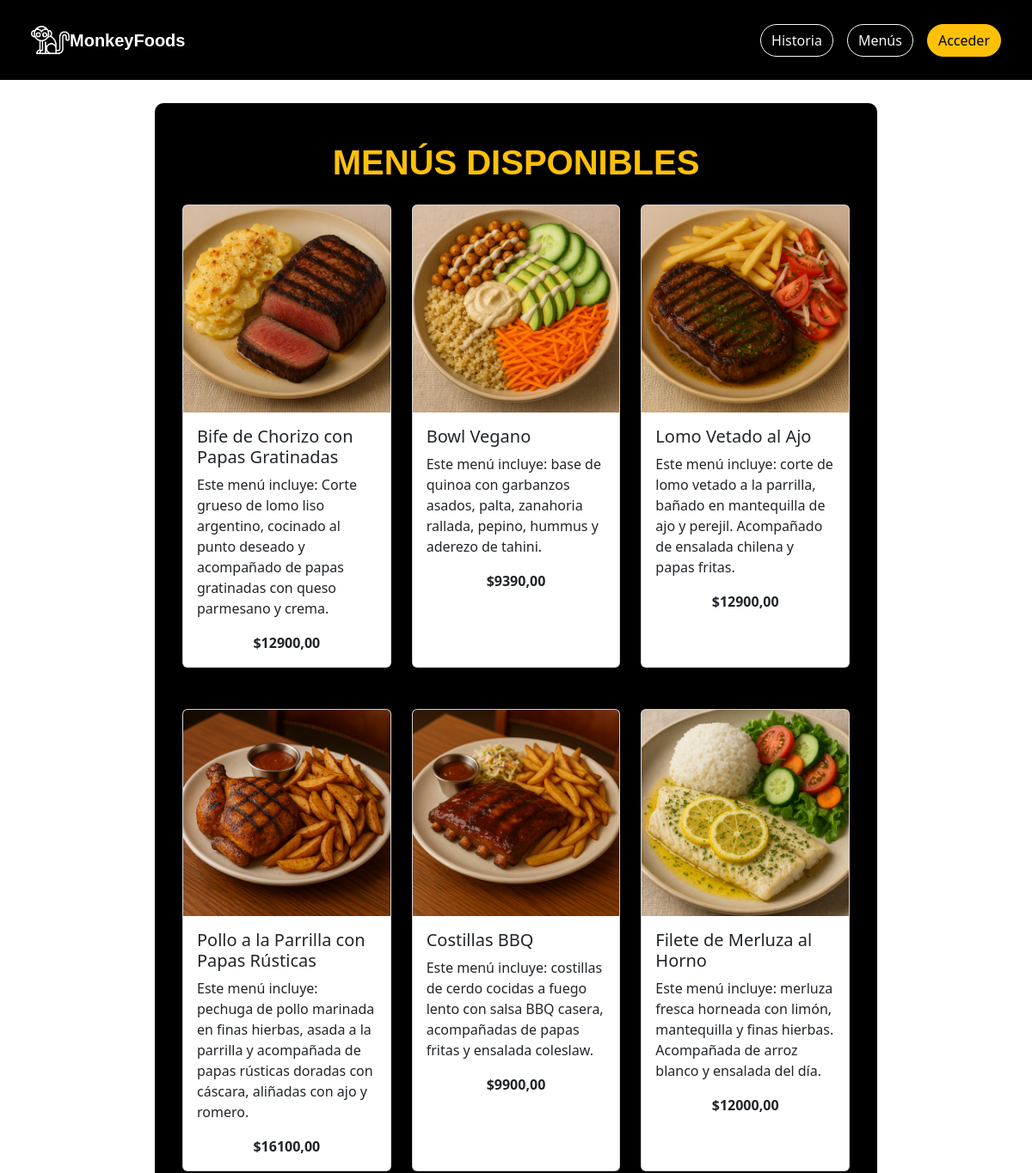
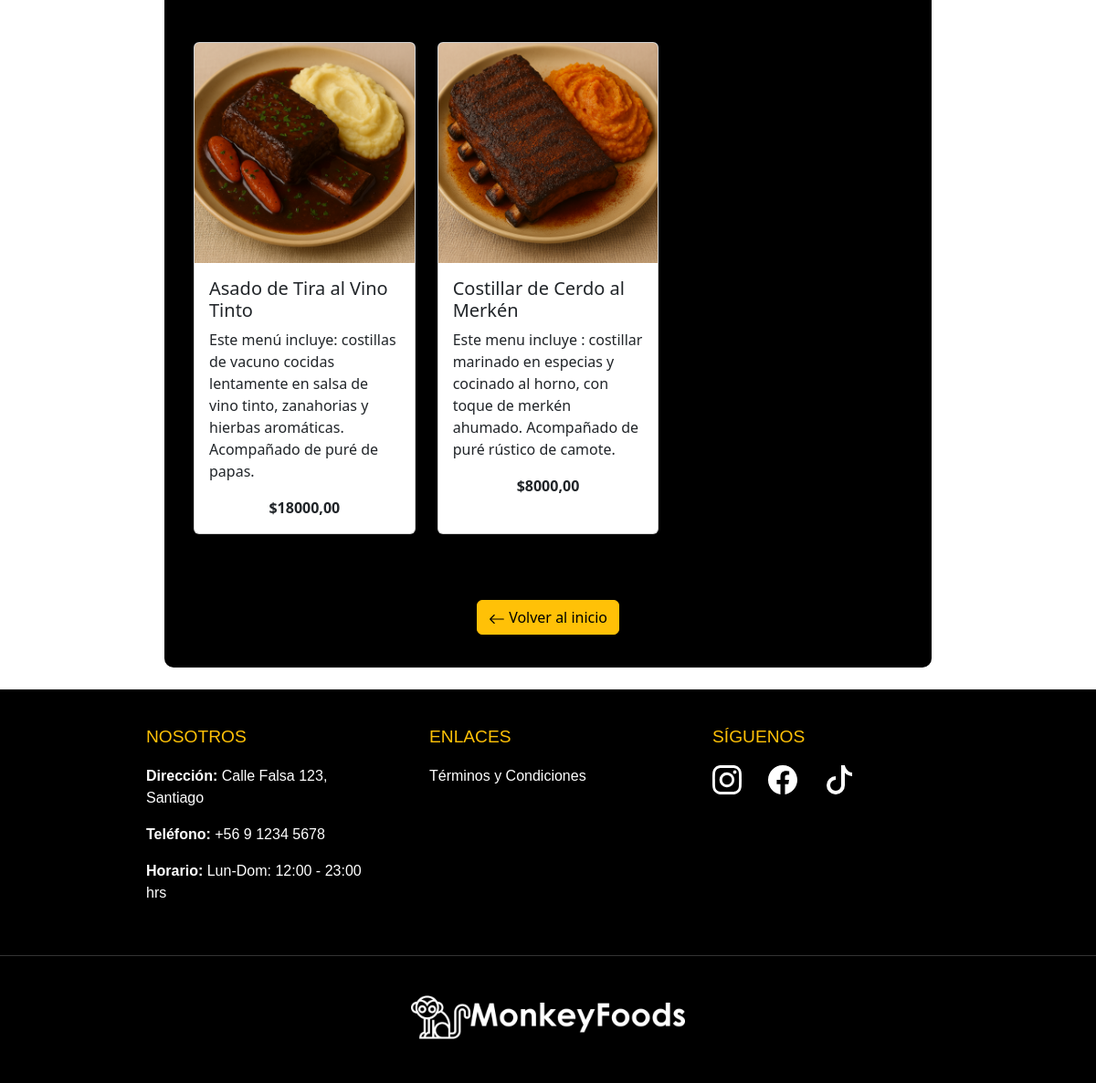
The page /menus/ on the database its author committed (2 pictures, top to bottom).
### apps/menus/models.py (models this page shows, shortened)
class Menu(models.Model):
    nombre = models.CharField(max_length=100)
    descripcion = models.TextField()
    precio = models.DecimalField(max_digits=8, decimal_places=2)
    imagen = models.ImageField(upload_to='imagenes_menus/', blank=True, null=True)
    activo = models.BooleanField(default=True)  # <-- Nuevo campo para activar/desactivar menú

### apps/menus/views.py (the view)
# urls.py: path('', views.menus, name='menus'),
def menus(request):
    if request.user.is_authenticated:
        if request.user.rol in [3, 4]:  # Admins y staff ven todo
            lista_menus = Menu.objects.all()
        else:
            lista_menus = Menu.objects.filter(activo=True)
    else:
        lista_menus = Menu.objects.filter(activo=True)
    context = {'menus': lista_menus}
    return render(request, 'menus/menus.html', context)

### apps/menus/templates/menus/menus.html (shortened to what this page needs)
{% load static %}
<!DOCTYPE html>
<html lang="es">
<head>
    <link href="https://cdn.jsdelivr.net/npm/bootstrap@5.3.3/dist/css/bootstrap.min.css" rel="stylesheet"
>
    <link rel="stylesheet" href="https://cdn.jsdelivr.net/npm/bootstrap-icons@1.11.3/font/bootstrap-icons.min.css">
    <link rel="stylesheet" href="{% static 'menus/css/styles.css' %}">
</head>
<body class="body-fondo">
    <nav class="navbar navbar-expand-lg bg-body-primary navbar-settings p-4">
        <div class="container-fluid">
            <a href="{% url 'index' %}">
                <img style="width: 45px; height: 45px;" src="{% static 'home/img/mono-blanco.png' %}" alt="marca">
                <a class="navbar-brand marca" href="{% url 'index' %}">MonkeyFoods</a>
            </a>
            <div class="collapse navbar-collapse" id="navbarSupportedContent">
                {% if request.user.is_authenticated %}
                <form class="d-flex gap-4" role="search">
                    <a href="{% url 'historia' %}">
                        <button class="btn btn-outline-light history" type="button">Historia</button>
                    </a>
                    {% if request.user.rol == 3 or request.user.rol == 4 %}
                    <a href="{% url 'agregar_menu' %}">
                        <button class="btn btn-outline-danger history" type="button">Agregar menú</button>
                    </a>
                    {% else %}
                    <a href="{% url 'menus' %}">
                        <button class="btn btn-outline-light history" type="button">Menús</button>
                    </a>
                    {% endif %}
                    {% if request.user.rol == 4 %}
                    <a href="{% url 'crear_empleado' %}">
                        <button class="btn btn-outline-danger history" type="button">Crear empleado</button>
                    </a>
                    {% endif %}
                    <div class="nav-item dropdown dropdown-perfil me-2">
                        <a class="nav-link dropdown-toggle" href="#" role="button" data-bs-toggle="dropdown">
                            {% if user.foto_perfil %}
                            <img src="{{ user.foto_perfil.url }}" alt="Foto de perfil" style="border-radius: 50%; border: 1px solid #ffc107;" width="36" height="36">
                            {% else %}
                            <svg xmlns="http://www.w3.org/2000/svg" style="color: #ffc107" width="36" height="36"
                                fill="currentColor" class="bi bi-person-circle" viewBox="0 0 16 16">
                                <path d="M11 6a3 3 0 1 1-6 0 3 3 0 0 1 6 0" />
                                <path fill-rule="evenodd"
                                    d="M0 8a8 8 0 1 1 16 0A8 8 0 0 1 0 8m8-7a7 7 0 0 0-5.468 11.37C3.242 11.226 4.805 10 8 10s4.757 1.225 5.468 2.37A7 7 0 0 0 8 1" />
                            </svg>
                            {% endif %}
                        </a>
                        <ul class="dropdown-menu dropdown-perfil">
                           <li><p class="text-black text-end mx-1 text-center" style="font-weight: bold;">{{ user.first_name|upper }} {{ user.last_name|upper }}</p></li>
                            <li><a class="dropdown-item" href="{% url 'perfil' %}">Mi perfil</a></li>
                            {% if request.user.rol == 1 %}
                            <li><a class="dropdown-item" href="{% url 'historial_reservas' %}">Mis reservas</a></li>
                            {% endif %}
                            {% if request.user.rol == 4 %}
                            <li><a class="dropdown-item" href="{% url 'admin_usuarios' %}">Usuarios</a></li>
                            {% endif %}
                            <li><a class="dropdown-item" href="{% url 'exit' %}">Salir</a></li>
                        </ul>
                    </div>
                </form>
                {% else %}
                <div class="d-flex gap-3">
                    <div class="d-flex gap-3">
                        <a href="{% url 'historia' %}">
                            <button class="btn btn-outline-light history" type="button">Historia</button>
                        </a>
                        <a href="{% url 'menus' %}">
                            <button class="btn btn-outline-light history" type="button">Menús</button>
                        </a>
                        <form class="d-flex" role="search">
                            <a href="{% url 'registrar' %}">
                                <button class="btn btn-warning btn-settings" type="button">Acceder</button>
                            </a>
                        </form>
                    </div>
                </div>
                {% endif %}
            </div>
        </div>
    </nav>
    <div class="div-menus my-4">
        <h1>Menús disponibles</h1>
        <div class="container">
        {% if menus %}
            <div class="row row-cols-1 row-cols-md-3 g-4">
            {% for menu in menus %}
            <div class="col mb-4">
                <div class="card h-100 text-dark">
                    {% if menu.imagen %}
                        <img src="{{ menu.imagen.url }}" class="card-img-top" alt="{{ menu.nombre }}">
                    {% else %}
                        <img src="{% static 'menus/img/default_menu.jpg' %}" class="card-img-top" alt="Sin imagen">
                    {% endif %}
                    <div class="card-body">
                        <h5 class="card-title">{{ menu.nombre }}</h5>
                        <p class="card-text">{{ menu.descripcion }}</p>
                        <p class="card-text" style="text-align: center;"><strong>${{ menu.precio }}</strong></p>
                    </div>
                </div>
            </div>
            {% endfor %}
            </div>
        {% else %}
            <p class="text-white text-center">No hay menús disponibles aún :/</p>
        {% endif %}
        <a class="d-flex justify-content-center mt-5 mb-3" href="{% url 'index' %}" style="text-decoration: none;">
            <button type="submit" class="btn btn-warning" name="back">
                <svg xmlns="http://www.w3.org/2000/svg" width="18" height="18" fill="currentColor"
                    class="bi bi-arrow-left" viewBox="0 0 16 16">
                    <path fill-rule="evenodd"
                        d="M15 8a.5.5 0 0 0-.5-.5H2.707l3.147-3.146a.5.5 0 1 0-.708-.708l-4 4a.5.5 0 0 0 0 .708l4 4a.5.5 0 0 0 .708-.708L2.707 8.5H14.5A.5.5 0 0 0 15 8" />
                </svg> Volver al inicio
            </button>
        </a>
        </div>
    </div>
    <footer class="footer-triple">
        <div class="footer-contenido">
            <div class="footer-columna">
                <h3>Nosotros</h3>
                <p><strong>Dirección:</strong> Calle Falsa 123, Santiago</p>
                <p><strong>Teléfono:</strong> +56 9 1234 5678</p>
                <p><strong>Horario:</strong> Lun-Dom: 12:00 - 23:00 hrs</p>
            </div>
            <div class="footer-columna">
                <h3>Enlaces</h3>
                <ul class="footer-links">
                    <li><a href="{% url 'terminos_condiciones' %}">Términos y Condiciones</a></li>
                </ul>
            </div>
            <div class="footer-columna">
                <h3>Síguenos</h3>
                <div class="redes-sociales">
                    <a href="#"></a>
                    <a href="#"></a>
                    <a href="#"><svg xmlns="http://www.w3.org/2000/svg" width="32" height="32" fill="currentColor" class="bi bi-tiktok" viewBox="0 0 16 16">
                                    <path d="M9 0h1.98c.144.715.54 1.617 1.235 2.512C12.895 3.389 13.797 4 15 4v2c-1.753 0-3.07-.814-4-1.829V11a5 5 0 1 1-5-5v2a3 3 0 1 0 3 3z"/>
                                </svg></a>
                </div>
            </div>
        </div>
        <div class="footer-logo-container">
            <a href="#">
                <img src="{% static 'home/img/logo_blanco.png' %}" alt="Logo" class="footer-logo">
            </a>
        </div>
    </footer>
</body>
</html>

### apps/menus/static/menus/css/styles.css (style rules this page uses)
html, body { max-width: 100%; overflow-x: hidden; }
.navbar-settings { background-color: black; border-bottom: 3px solid; color: white; }
.marca { color: white; font-weight: bold; text-align: right; background-size: 20%; font-family: "Century Gothic", sans-serif; }
.btn-settings { border-radius: 40px; }
.history { border-radius: 40px; }
.body-fondo { background-image: url(../img/fondo_menus.jpg); background-size: cover; background-position: cover; background-repeat: no-repeat; background-attachment: fixed; }
.div-menus { max-width: 70%; background-color: black; border-radius: 10px; padding: 20px; margin-left: auto; margin-right: auto; }
.div-menus h1 { font-family: "Century Gothic", sans-serif; color: #ffc107; font-weight: bolder; text-transform: uppercase; text-align: center; padding-top: 25px; margin-bottom: 25px; }
.container { width: 100%; }
.footer-triple { background: black; color: white; font-family: "Century Gothic", sans-serif; padding: 40px 0 20px; display: flex; flex-direction: column; align-items: center; width: 100%; }
.footer-contenido { display: flex; justify-content: space-around; max-width: 1200px; margin: 0 auto; padding: 0 20px; gap: 30px; }
.footer-columna { width: 280px; padding: 0 10px; text-align: left; }
.footer-columna h3 { color: #ffc107; font-size: 1.2rem; margin-bottom: 20px; text-transform: uppercase; }
.footer-links, .redes-sociales { list-style: none; padding: 0; }
.footer-links li, .redes-sociales a { margin-bottom: 10px; }
.footer-links a, .redes-sociales a { color: white; text-decoration: none; transition: color 0.3s; }
.redes-sociales svg { margin-right: 25px; color: white; }
.footer-logo-container { width: 100%; text-align: center; margin-top: 40px; padding: 20px 0; border-top: 1px solid #333333; }
.footer-logo { margin-top: 15px; max-width: 300px; height: auto; filter: brightness(0) invert(1); }

### rows shown on the page
Menu: imagen (picture), nombre "Bife de Chorizo con Papas Gratinadas", descripcion "Este menú incluye: Corte grueso de lomo liso argentino, cocinado al punto deseado y acompañado de papas gratinadas con queso parmesano y crema.", precio "12900,00"
Menu: imagen (picture), nombre "Bowl Vegano", descripcion "Este menú incluye: base de quinoa con garbanzos asados, palta, zanahoria rallada, pepino, hummus y aderezo de tahini.", precio "9390,00"
Menu: imagen (picture), nombre "Lomo Vetado al Ajo", descripcion "Este menú incluye: corte de lomo vetado a la parrilla, bañado en mantequilla de ajo y perejil. Acompañado de ensalada chilena y papas fritas.", precio "12900,00"
Menu: imagen (picture), nombre "Pollo a la Parrilla con Papas Rústicas", descripcion "Este menú incluye: pechuga de pollo marinada en finas hierbas, asada a la parrilla y acompañada de papas rústicas doradas con cáscara, aliñadas con ajo y romero.", precio "16100,00"
Menu: imagen (picture), nombre "Costillas BBQ", descripcion "Este menú incluye: costillas de cerdo cocidas a fuego lento con salsa BBQ casera, acompañadas de papas fritas y ensalada coleslaw.", precio "9900,00"
Menu: imagen (picture), nombre "Filete de Merluza al Horno", descripcion "Este menú incluye: merluza fresca horneada con limón, mantequilla y finas hierbas. Acompañada de arroz blanco y ensalada del día.", precio "12000,00"
Menu: imagen (picture), nombre "Asado de Tira al Vino Tinto", descripcion "Este menú incluye: costillas de vacuno cocidas lentamente en salsa de vino tinto, zanahorias y hierbas aromáticas. Acompañado de puré de papas.", precio "18000,00"
Menu: imagen (picture), nombre "Costillar de Cerdo al Merkén", descripcion "Este menu incluye : costillar marinado en especias y cocinado al horno, con toque de merkén ahumado. Acompañado de puré rústico de camote.", precio "8000,00"
